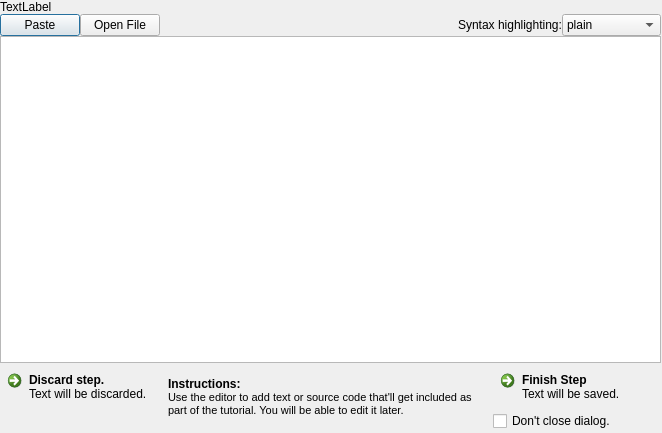
<?xml version="1.0" encoding="UTF-8"?>
<ui version="4.0">
 <class>TextDialog</class>
 <widget class="QDialog" name="TextDialog">
  <property name="geometry">
   <rect>
    <x>0</x>
    <y>0</y>
    <width>662</width>
    <height>433</height>
   </rect>
  </property>
  <property name="windowTitle">
   <string>Dialog</string>
  </property>
  <widget class="QWidget" name="verticalLayoutWidget">
   <property name="geometry">
    <rect>
     <x>0</x>
     <y>0</y>
     <width>661</width>
     <height>431</height>
    </rect>
   </property>
   <layout class="QVBoxLayout" name="verticalLayout" stretch="0,1,0">
    <property name="spacing">
     <number>0</number>
    </property>
    <property name="sizeConstraint">
     <enum>QLayout::SetDefaultConstraint</enum>
    </property>
    <item>
     <layout class="QHBoxLayout" name="horizontalLayout">
      <item>
       <widget class="QLabel" name="label">
        <property name="text">
         <string>TextLabel</string>
        </property>
       </widget>
      </item>
     </layout>
    </item>
    <item>
     <layout class="QVBoxLayout" name="verticalLayout_4">
      <item>
       <layout class="QVBoxLayout" name="verticalLayout_5">
        <item>
         <layout class="QHBoxLayout" name="horizontalLayout_4">
          <item>
           <widget class="QPushButton" name="pasteButton">
            <property name="text">
             <string>Paste</string>
            </property>
           </widget>
          </item>
          <item>
           <widget class="QPushButton" name="openFileButton">
            <property name="text">
             <string>Open File</string>
            </property>
           </widget>
          </item>
          <item>
           <spacer name="horizontalSpacer">
            <property name="orientation">
             <enum>Qt::Horizontal</enum>
            </property>
            <property name="sizeHint" stdset="0">
             <size>
              <width>40</width>
              <height>20</height>
             </size>
            </property>
           </spacer>
          </item>
          <item>
           <widget class="QLabel" name="label_3">
            <property name="text">
             <string>Syntax highlighting:</string>
            </property>
           </widget>
          </item>
          <item>
           <widget class="QComboBox" name="comboBox">
            <property name="currentIndex">
             <number>12</number>
            </property>
            <item>
             <property name="text">
              <string>actionscript3</string>
             </property>
            </item>
            <item>
             <property name="text">
              <string>bash</string>
             </property>
            </item>
            <item>
             <property name="text">
              <string>csharp</string>
             </property>
            </item>
            <item>
             <property name="text">
              <string>cpp</string>
             </property>
            </item>
            <item>
             <property name="text">
              <string>css</string>
             </property>
            </item>
            <item>
             <property name="text">
              <string>diff</string>
             </property>
            </item>
            <item>
             <property name="text">
              <string>erlang</string>
             </property>
            </item>
            <item>
             <property name="text">
              <string>groovy</string>
             </property>
            </item>
            <item>
             <property name="text">
              <string>javascript</string>
             </property>
            </item>
            <item>
             <property name="text">
              <string>java</string>
             </property>
            </item>
            <item>
             <property name="text">
              <string>perl</string>
             </property>
            </item>
            <item>
             <property name="text">
              <string>php</string>
             </property>
            </item>
            <item>
             <property name="text">
              <string>plain</string>
             </property>
            </item>
            <item>
             <property name="text">
              <string>python</string>
             </property>
            </item>
            <item>
             <property name="text">
              <string>ruby</string>
             </property>
            </item>
            <item>
             <property name="text">
              <string>scala</string>
             </property>
            </item>
            <item>
             <property name="text">
              <string>xml</string>
             </property>
            </item>
           </widget>
          </item>
         </layout>
        </item>
        <item>
         <widget class="QTextEdit" name="textEdit">
          <property name="font">
           <font>
            <family>Monospace</family>
           </font>
          </property>
         </widget>
        </item>
       </layout>
      </item>
     </layout>
    </item>
    <item>
     <layout class="QHBoxLayout" name="horizontalLayout_2" stretch="0,1,0">
      <item>
       <layout class="QVBoxLayout" name="verticalLayout_3" stretch="1,0">
        <item>
         <widget class="QCommandLinkButton" name="discardStepButton">
          <property name="text">
           <string>Discard step.</string>
          </property>
          <property name="icon">
           <iconset resource="icons.qrc">
            <normaloff>:/icons/icons/48px-Edit-delete.svg.png</normaloff>:/icons/icons/48px-Edit-delete.svg.png</iconset>
          </property>
          <property name="description">
           <string>Text will be discarded.</string>
          </property>
         </widget>
        </item>
        <item>
         <spacer name="verticalSpacer">
          <property name="orientation">
           <enum>Qt::Vertical</enum>
          </property>
          <property name="sizeHint" stdset="0">
           <size>
            <width>15</width>
            <height>13</height>
           </size>
          </property>
         </spacer>
        </item>
       </layout>
      </item>
      <item>
       <widget class="QLabel" name="label_2">
        <property name="text">
         <string>&lt;!DOCTYPE HTML PUBLIC &quot;-//W3C//DTD HTML 4.0//EN&quot; &quot;http://www.w3.org/TR/REC-html40/strict.dtd&quot;&gt;
&lt;html&gt;&lt;head&gt;&lt;meta name=&quot;qrichtext&quot; content=&quot;1&quot; /&gt;&lt;style type=&quot;text/css&quot;&gt;
p, li { white-space: pre-wrap; }
&lt;/style&gt;&lt;/head&gt;&lt;body style=&quot; font-family:'Sans'; font-size:8pt; font-weight:400; font-style:normal;&quot;&gt;
&lt;table border=&quot;0&quot; style=&quot;-qt-table-type: root; margin-top:4px; margin-bottom:4px; margin-left:4px; margin-right:4px;&quot;&gt;
&lt;tr&gt;
&lt;td style=&quot;border: none;&quot;&gt;
&lt;p style=&quot; margin-top:0px; margin-bottom:0px; margin-left:0px; margin-right:0px; -qt-block-indent:0; text-indent:0px;&quot;&gt;&lt;span style=&quot; font-size:9pt; font-weight:600;&quot;&gt;Instructions:&lt;/span&gt;&lt;/p&gt;
&lt;p style=&quot; margin-top:0px; margin-bottom:0px; margin-left:0px; margin-right:0px; -qt-block-indent:0; text-indent:0px;&quot;&gt;Use the editor to add text or source code that'll get included as part of the tutorial. You will be able to edit it later.&lt;/p&gt;&lt;/td&gt;&lt;/tr&gt;&lt;/table&gt;&lt;/body&gt;&lt;/html&gt;</string>
        </property>
        <property name="wordWrap">
         <bool>true</bool>
        </property>
       </widget>
      </item>
      <item>
       <layout class="QVBoxLayout" name="verticalLayout_2">
        <property name="spacing">
         <number>0</number>
        </property>
        <item>
         <widget class="QCommandLinkButton" name="finishStepButton">
          <property name="text">
           <string>Finish Step</string>
          </property>
          <property name="icon">
           <iconset resource="icons.qrc">
            <normaloff>:/icons/icons/48px-Dialog-apply.svg.png</normaloff>:/icons/icons/48px-Dialog-apply.svg.png</iconset>
          </property>
          <property name="description">
           <string>Text will be saved.</string>
          </property>
         </widget>
        </item>
        <item>
         <widget class="QCheckBox" name="keepDialogOpenCheckbox">
          <property name="text">
           <string>Don't close dialog.</string>
          </property>
          <property name="tristate">
           <bool>false</bool>
          </property>
         </widget>
        </item>
       </layout>
      </item>
     </layout>
    </item>
   </layout>
  </widget>
 </widget>
 <resources>
  <include location="icons.qrc"/>
 </resources>
 <connections/>
</ui>
